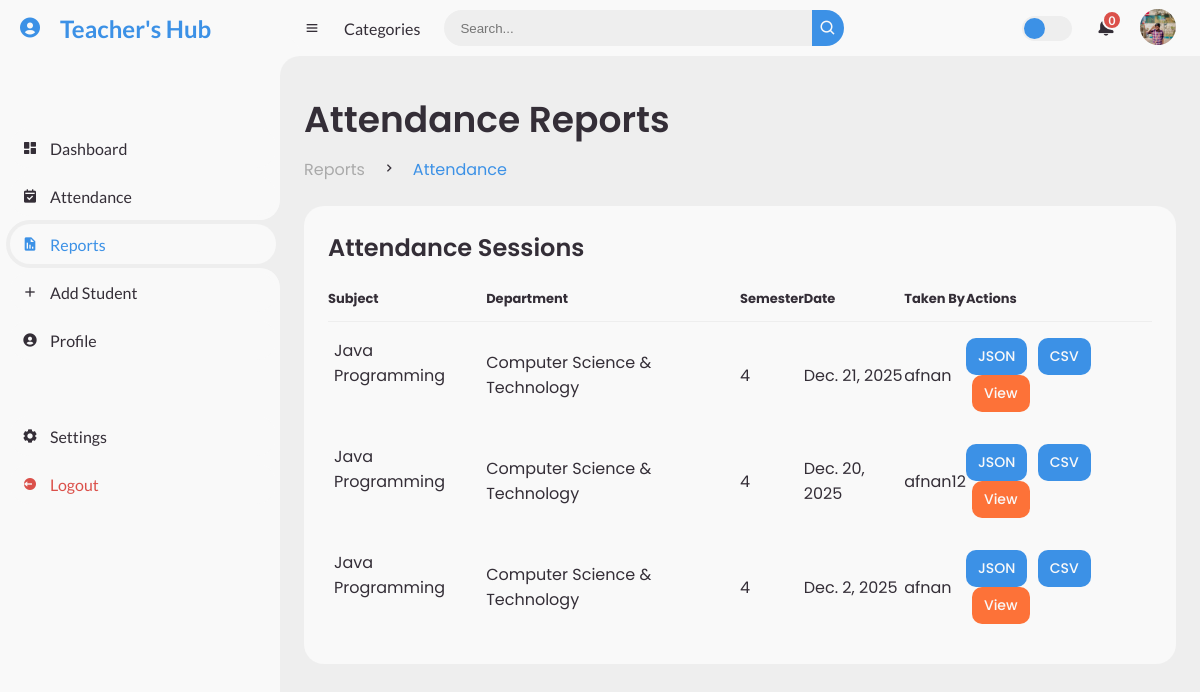
Before: /attendance/reports (signed in) with the older database file.
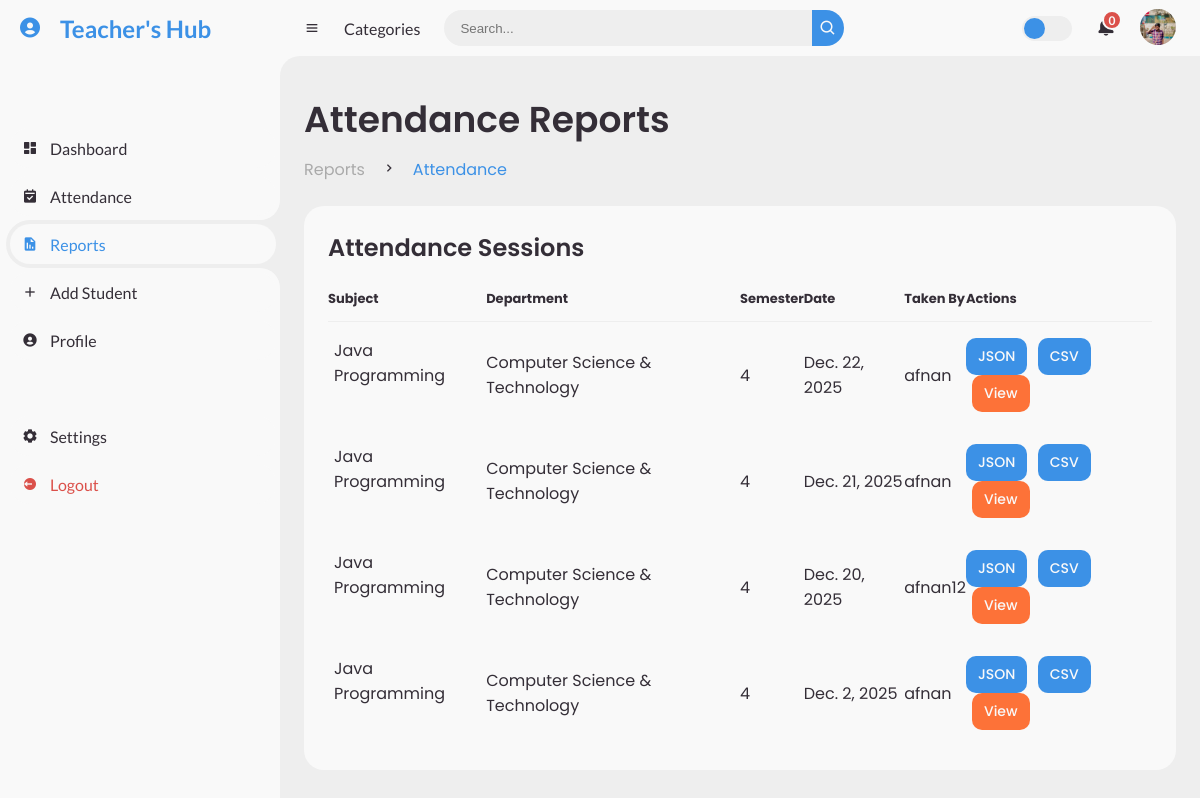
After: the same page with the newer database file.
### attendance/models.py (models this page shows, shortened)
class AttendanceSession(models.Model):
    subject = models.ForeignKey(Subject, on_delete=models.CASCADE)
    department = models.ForeignKey(Department, on_delete=models.CASCADE)
    semester = models.ForeignKey(Semester, on_delete=models.CASCADE)
    date = models.DateField()
    taken_by = models.ForeignKey(
        User,
        on_delete=models.CASCADE
    )
    attendance_data = models.JSONField(default=dict)
    class Meta:
        unique_together = ('subject', 'date')

### subjects/models.py (models this page shows, shortened)
class Subject(models.Model):
    name = models.CharField(max_length=100)
    code = models.CharField(max_length=20)
    department = models.ForeignKey(
        Department,
        on_delete=models.CASCADE,
        related_name="subjects"
    )
    semester = models.ForeignKey(
        Semester,
        on_delete=models.CASCADE,
        related_name="subjects"
    )
    class Meta:
        unique_together = ('code', 'department', 'semester')

### student/models.py (models this page shows, shortened)
class Department(models.Model):
    name = models.CharField(max_length=100)
    code = models.CharField(max_length=10,unique=True)

class Semester(models.Model):
    number = models.PositiveIntegerField()

### attendance/views.py (the view)
# urls.py: path('reports', views.attendance_report, name='attendance_report'),
@login_required
def attendance_report(request):
    sessions = AttendanceSession.objects.all().order_by('-date')
    students = Student.objects.in_bulk(field_name='student_id')
    for session in sessions:
        session.attendance_details = []
        for student_id, status in session.attendance_data.items():
            student = students.get(student_id)
            if student:
                session.attendance_details.append({
                    'name': student.name,
                    'status': 'present' if status == 'P' else 'absent'
                })
    return render(request, 'reports.html', {'sessions': sessions})

### student/context_processors.py (called while the page is built)
def current_profile(request):
    if request.user.is_authenticated:
        try:
            profile = Profile.objects.get(user=request.user)
        except Profile.DoesNotExist:
            profile = None
        return {'profile': profile}
    return {'profile': None}

### templates/reports.html (shortened to what this page needs)
{% extends 'base.html' %}
{% block content %}
<main>
    <div class="head-title">
        <div class="left">
            <h1>Attendance Reports</h1>
            <ul class="breadcrumb">
                <li><a href="#">Reports</a></li>
                <li><i class='bx bx-chevron-right'></i></li>
                <li><a class="active" href="#">Attendance</a></li>
            </ul>
        </div>
    </div>
    <div class="table-data">
        <div class="order">
            <div class="head">
                <h3>Attendance Sessions</h3>
            </div>
            <table>
                <thead>
                    <tr>
                        <th>Subject</th>
                        <th>Department</th>
                        <th>Semester</th>
                        <th>Date</th>
                        <th>Taken By</th>
                        <th>Actions</th>
                    </tr>
                </thead>
                <tbody>
                    {% for session in sessions %}
                    <tr>
                        <td>{{ session.subject.name }}</td>
                        <td>{{ session.department.name }}</td>
                        <td>{{ session.semester.number }}</td>
                        <td>{{ session.date }}</td>
                        <td>{{ session.taken_by.username }}</td>
                        <td>
                            <a href="{% url 'export_attendance_json' session.id %}" class="btn-download">
                                JSON
                            </a>
                            <a href="{% url 'export_attendance_csv' session.id %}" class="btn-download">
                                CSV
                            </a>
                            <a href="#" class="btn-view view-details" data-target="details-{{ session.id }}">
                                View
                            </a>
                        </td>
                    </tr>
                    {% empty %}
                    <tr>
                        <td colspan="6">No attendance sessions found.</td>
                    </tr>
                    {% endfor %}
                </tbody>
            </table>
        </div>
    </div>
</main>
{% endblock %}

Changed rows visible on the page:
added AttendanceSession: subject.name "Java Programming", department.name "Computer Science & Technology", semester.number "4", date "Dec. 22, 2025", taken_by.username "afnan"
